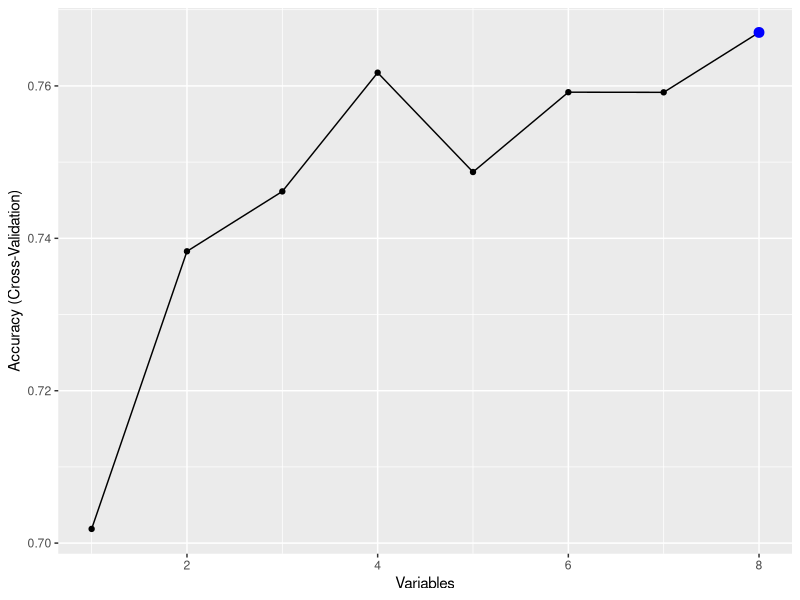

Write the R code that produced this figure. (Note: this script raises an error after producing the figure.)
library(data.table)
library(ggplot2)
library(lattice)
library(caret)
library(mlbench)
set.seed(1234)

#Import Data set
data ("PimaIndiansDiabetes")
str(PimaIndiansDiabetes)

summary(PimaIndiansDiabetes)

summary(is.na(PimaIndiansDiabetes))

#Detect and remove redundant features(variables with considerable multicollinearity)
correlation = cor(PimaIndiansDiabetes[, -9])
correlation
highcorrelation = findCorrelation(correlation, cutoff = 0.50)
highcorrelation

highcorrelation = findCorrelation(correlation, cutoff = 0.40)
highcorrelation

highcorrelation = findCorrelation(correlation, cutoff = 0.30)
highcorrelation

#Check for error
RFE = rfe(PimaIndiansDiabetes[, 1:8], 
          PimaIndiansDiabetes[, 9], 
          sizes = c(1:8),
          rfeControl = rfeControl(functions = rfFuncs, method = "cv", number = 10))

RFE
ggplot(RFE)

#prepare with 4 consider the accuracy in ggplot
data = PimaIndiansDiabetes[, c("glucose", "mass", "age", "pregnant", "diabetes")]


#Split into training and test data set
training = createDataPartition(y = data$diabetes, p = 0.75, list = FALSE)
train_set = data[training, ]
test_set = data[-training, ]


#Training the model using SVM Linear
model_fitting_svm = train(data = train_set, diabetes~., method = "svmLinear",
                          trControl = trainControl(method = "repeatedcv", number = 10, repeats = 5),
                          preProcess = c("center", "scale"))
model_fitting_svm
confusionMatrix(predict(model_fitting_svm, newdata = train_set), train_set$diabetes)
confusionMatrix(predict(model_fitting_svm, newdata = test_set), test_set$diabetes)

#Training the model using SVM Radial
model_fitting_svm_RBF = train(data = train_set, diabetes~., method = "svmRadial",
                          trControl = trainControl(method = "repeatedcv", number = 10, repeats = 5),
                          preProcess = c("center", "scale"))
model_fitting_svm_RBF
confusionMatrix(predict(model_fitting_svm_RBF, newdata = train_set), train_set$diabetes)
confusionMatrix(predict(model_fitting_svm_RBF, newdata = test_set), test_set$diabetes)

#SVM Radial provides better accuracy than SVM Linear.

#Training the model using SVM Polynomial
model_fitting_svm_Poly = train(data = train_set, diabetes~., method = "svmPoly",
                              trControl = trainControl(method = "repeatedcv", number = 10, repeats = 5),
                              preProcess = c("center", "scale"))
model_fitting_svm_Poly
confusionMatrix(predict(model_fitting_svm_Poly, newdata = train_set), train_set$diabetes)
confusionMatrix(predict(model_fitting_svm_Poly, newdata = test_set), test_set$diabetes)

#Tuning cost with SVM Linear
# Cost is penalties for misclassification
model_fitting_svm_tuned = train(data = train_set, diabetes~., method = "svmLinear",
                               trControl = trainControl(method = "repeatedcv", number = 10, repeats = 5),
                               preProcess = c("center", "scale"),
                               tuneGrid = expand.grid(C = seq(0, 2, length = 20)))
model_fitting_svm_tuned
#Accuracy remains the same as before
confusionMatrix(predict(model_fitting_svm_tuned, newdata = train_set), train_set$diabetes)
confusionMatrix(predict(model_fitting_svm_tuned, newdata = test_set), test_set$diabetes)

